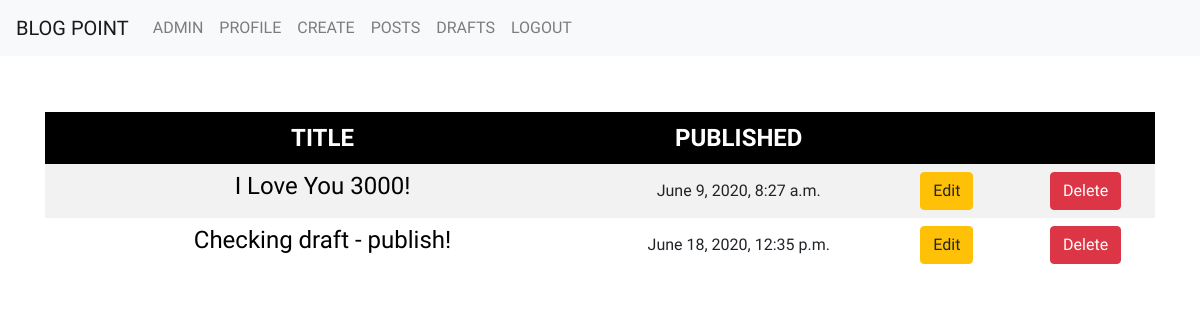
Screenshot of /blog/allposts/ (signed in) with the database file from the repository.
### blog/models.py (models this page shows, shortened)
class Post(models.Model):
    author = models.ForeignKey(User, on_delete=models.CASCADE, related_name = 'posts')
    post_title = models.CharField(max_length=200)
    post_text = RichTextField(blank=True, null=True)
    draft_state = models.BooleanField(default=False)
    post_created = models.DateTimeField(auto_now_add=True, auto_now=False, blank=True)
    post_published = models.DateTimeField(auto_now_add=False, auto_now=False, blank=True, null=True)

### blog/views.py (the view)
# urls.py: path('allposts/', views.ShowPostsListView.as_view(), name='showposts'),
class ShowPostsListView(LoginRequiredMixin, ListView):
    context_object_name = 'userprofile'
    model = UserProfile
    template_name = 'blog/showposts.html'

### templates/blog/showposts.html
{% extends 'blog/base.html' %}
{% block body_block %}
<div class="showposts-table">
  <table class="posts-table">
    <tr>
      <th width="50%">Title</th>
      <th idth="25%">Published</th>
      <th width="12.5%"></th>
      <th width="12.5%"></th>
    </tr>
    {% for post in user.posts.all %}
      {% if not post.draft_state %}
      <tr>
        <td><a style="color:black;" href="{% url 'blog:postdetail' post.pk %}"><h4>{{ post.post_title }}</h4></a></td>
        <td>{{ post.post_published }}</td>
        <td><a href="{% url 'blog:updatepost' post.pk %}"><button class="btn btn-warning" type="button">Edit</button></a></td>
        <td><a href="{% url 'blog:deletepost' post.pk %}"><button class="btn btn-danger" type="button">Delete</button></a></td>
      </tr>
      {% endif %}
    {% endfor %}
  </table>
</div>
{% endblock %}

### static/css/style.css (style rules this page uses)
* { font-family: 'Josefin Sans', sans-serif; }

### static/css/profile_style.css (style rules this page uses)
* { margin: 0; padding: 0; box-sizing: border-box; list-style: none; font-family: 'Josefin Sans', sans-serif; }

### static/css/showposts_style.css (style rules this page uses)
.showposts-table { justify-content: center; align-items: center; padding-top: 5%; }
.posts-table { border-collapse: collapse; width: 100%; }
.posts-table th, td { padding: 8px; }
.posts-table td { text-align: center; }
.posts-table tr:nth-child(even) { background-color: #f2f2f2; }
.posts-table td a { text-decoration: none; }
.posts-table th { text-align: center; color: white; background-color: black; font-size: 1.5em; text-transform: uppercase; }

### rows the page displays
Post: post_title "I Love You 3000!", post_published "June 9, 2020, 8:27 a.m."
Post: post_title "Checking draft - publish!", post_published "June 18, 2020, 12:35 p.m."
